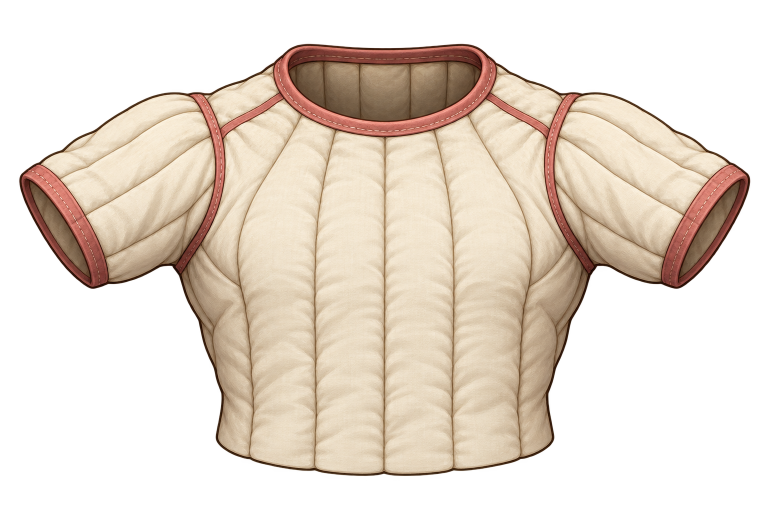
#> input picture tools/art/src/tailor_charts/armpit.png, 1536 x 1024 px (shown at 1/2 size); its folder holds 3 pictures in this run
$ python gen_tailor_charts.py
#> lines starting #> are read from the running program, lines starting #| are printed output that depends on the picture
"""规范化imagegen生成的裁缝服装局部图，不绘制编号或游戏结果。

源图与提示词保存在src/tailor_charts；输出384×256透明画布供TailorChart缩放显示。
用法：test_for_master环境运行本文件。默认保留源图透明度和颜色，不覆盖源图。
"""
from pathlib import Path
from PIL import Image

ROOT = Path(__file__).resolve().parents[2]
SOURCE = ROOT / "tools/art/src/tailor_charts"
OUT = ROOT / "assets/generated/after"
SIZE = (384, 256)


def main():
    OUT.mkdir(parents=True, exist_ok=True)
    for key in ("armpit", "waist", "sole"):
        source = Image.open(SOURCE / f"{key}.png").convert("RGBA")
#> source is the input picture: PIL image 1536x1024 RGBA; mean R, G, B, A 127.5, 109.6, 94.2, 128.2
        source.thumbnail(SIZE, Image.Resampling.LANCZOS)
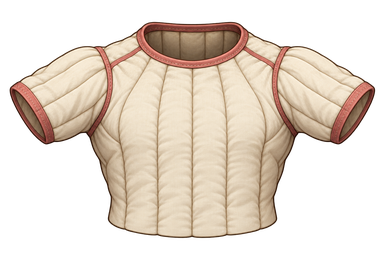
#> source: PIL image 384x256 RGBA; mean R, G, B, A 105.5, 93.1, 81.1, 128.2; transparent parts drawn white
        image = Image.new("RGBA", SIZE)
#> image: PIL image 384x256 RGBA; every value is 0
        image.alpha_composite(source, ((SIZE[0] - source.width) // 2, (SIZE[1] - source.height) // 2))
        path = OUT / f"tailor_{key}.png"
        image.save(path)
        print(path.relative_to(ROOT))
#> pass 2 of the loop in main, `for key in ("armpit", "waist", "sole"):`:
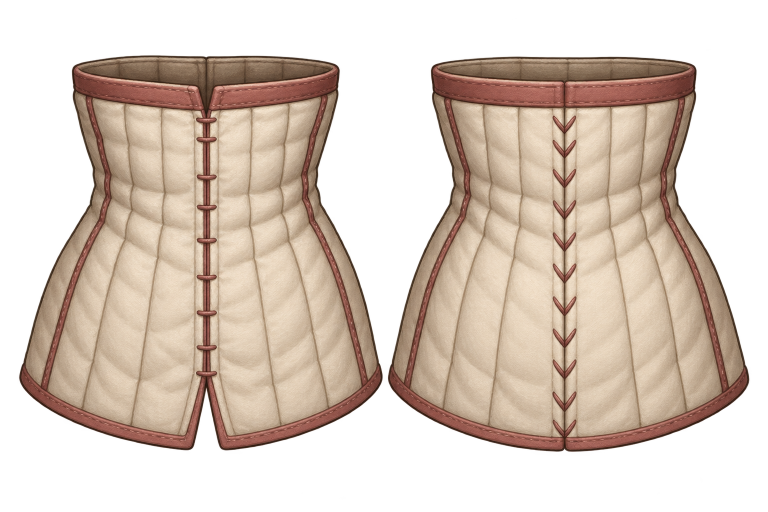
#> input picture tools/art/src/tailor_charts/waist.png, 1536 x 1024 px (shown at 1/2 size)
#> in main, source is the input picture: PIL image 1536x1024 RGBA; mean R, G, B, A 128.9, 106.9, 91.1, 140
#> in main, `source.thumbnail(SIZE, Image.Resampling.LANCZOS)`:
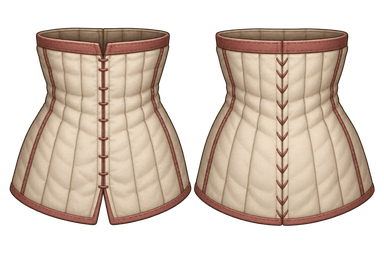
#> source: PIL image 384x256 RGBA; mean R, G, B, A 104.2, 88.9, 76.9, 140.1; transparent parts drawn white
#> pass 3 of the loop in main, `for key in ("armpit", "waist", "sole"):`:
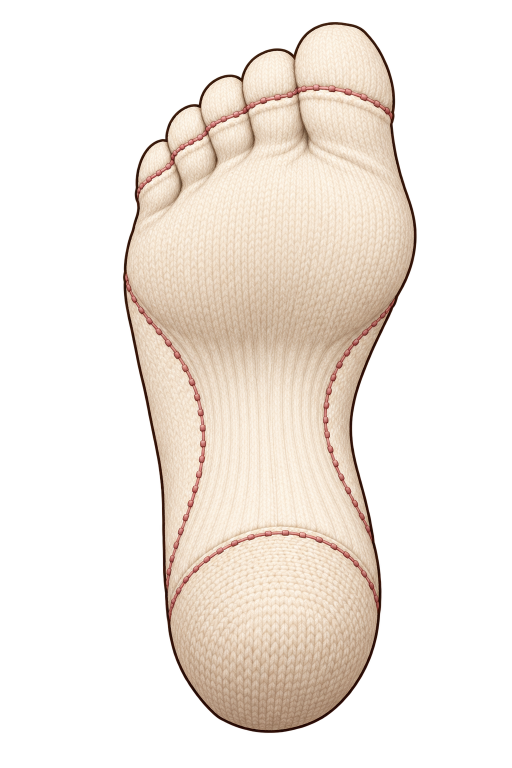
#> input picture tools/art/src/tailor_charts/sole.png, 1024 x 1536 px (shown at 1/2 size)
#> in main, source is the input picture: PIL image 1024x1536 RGBA; mean R, G, B, A 106.1, 93.6, 83.1, 97
#> in main, `source.thumbnail(SIZE, Image.Resampling.LANCZOS)`:
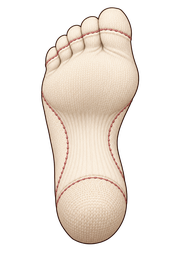
#> source: PIL image 171x256 RGBA; mean R, G, B, A 85.6, 77.1, 69.5, 97; transparent parts drawn white
#> in main, `image.alpha_composite(source, ((SIZE[0] - source.width) // 2, (SIZE[1]..`:
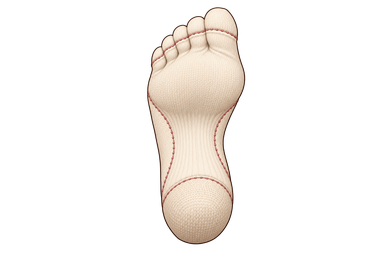
#> image: PIL image 384x256 RGBA; mean R, G, B, A 38.1, 34.3, 31, 43.2; transparent parts drawn white


if __name__ == "__main__":
    main()
